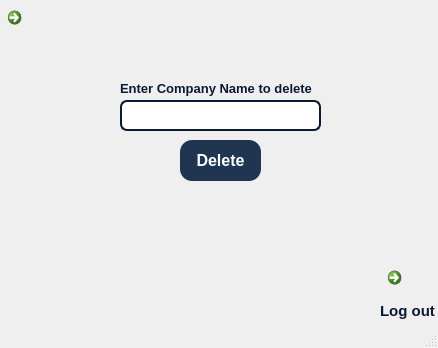
<?xml version="1.0" encoding="UTF-8"?>
<ui version="4.0">
 <class>MainWindow</class>
 <widget class="QMainWindow" name="MainWindow">
  <property name="geometry">
   <rect>
    <x>0</x>
    <y>0</y>
    <width>438</width>
    <height>348</height>
   </rect>
  </property>
  <property name="windowTitle">
   <string>MainWindow</string>
  </property>
  <widget class="QWidget" name="centralwidget">
   <widget class="QLabel" name="label">
    <property name="geometry">
     <rect>
      <x>-440</x>
      <y>0</y>
      <width>971</width>
      <height>651</height>
     </rect>
    </property>
    <property name="text">
     <string/>
    </property>
    <property name="pixmap">
     <pixmap>../plan.jpg</pixmap>
    </property>
   </widget>
   <widget class="QLabel" name="label_18">
    <property name="geometry">
     <rect>
      <x>120</x>
      <y>80</y>
      <width>201</width>
      <height>16</height>
     </rect>
    </property>
    <property name="font">
     <font>
      <pointsize>10</pointsize>
      <weight>75</weight>
      <italic>false</italic>
      <bold>true</bold>
     </font>
    </property>
    <property name="styleSheet">
     <string notr="true">color: rgb(9, 26, 52);</string>
    </property>
    <property name="text">
     <string>Enter Company Name to delete</string>
    </property>
   </widget>
   <widget class="QPushButton" name="pushButton">
    <property name="enabled">
     <bool>true</bool>
    </property>
    <property name="geometry">
     <rect>
      <x>180</x>
      <y>140</y>
      <width>81</width>
      <height>41</height>
     </rect>
    </property>
    <property name="font">
     <font>
      <pointsize>12</pointsize>
      <weight>75</weight>
      <bold>true</bold>
     </font>
    </property>
    <property name="cursor">
     <cursorShape>PointingHandCursor</cursorShape>
    </property>
    <property name="styleSheet">
     <string notr="true">color: rgb(255, 255, 255);
background-color: rgb(32, 53, 82);
border-radius: 12px;
box-shadow: 0 8px 16px 0 rgba(0,0,0,0.2), 0 6px 20px 0 rgba(0,0,0,0.19);
box-shadow: 0 5px #666;
transform: translateY(4px) ;
</string>
    </property>
    <property name="inputMethodHints">
     <set>Qt::ImhNone</set>
    </property>
    <property name="text">
     <string>Delete</string>
    </property>
    <property name="icon">
     <iconset>
      <normaloff>../../../Desktop/GRAPHICS/UI/unlock.png</normaloff>../../../Desktop/GRAPHICS/UI/unlock.png</iconset>
    </property>
    <property name="checkable">
     <bool>false</bool>
    </property>
    <property name="checked">
     <bool>false</bool>
    </property>
    <property name="autoRepeat">
     <bool>false</bool>
    </property>
    <property name="autoExclusive">
     <bool>false</bool>
    </property>
    <property name="default">
     <bool>true</bool>
    </property>
    <property name="flat">
     <bool>false</bool>
    </property>
   </widget>
   <widget class="QCommandLinkButton" name="commandLinkButton_6">
    <property name="geometry">
     <rect>
      <x>0</x>
      <y>0</y>
      <width>51</width>
      <height>51</height>
     </rect>
    </property>
    <property name="cursor">
     <cursorShape>PointingHandCursor</cursorShape>
    </property>
    <property name="text">
     <string/>
    </property>
    <property name="icon">
     <iconset>
      <normaloff>back_icon.png</normaloff>back_icon.png</iconset>
    </property>
    <property name="iconSize">
     <size>
      <width>40</width>
      <height>40</height>
     </size>
    </property>
   </widget>
   <widget class="QLineEdit" name="lineEdit_5">
    <property name="geometry">
     <rect>
      <x>120</x>
      <y>100</y>
      <width>201</width>
      <height>31</height>
     </rect>
    </property>
    <property name="font">
     <font>
      <pointsize>8</pointsize>
     </font>
    </property>
    <property name="tabletTracking">
     <bool>false</bool>
    </property>
    <property name="autoFillBackground">
     <bool>false</bool>
    </property>
    <property name="styleSheet">
     <string notr="true">border: 1.5px solid  rgb(9, 26, 52); 
border-radius: 7px;
padding: 5px 5px;
</string>
    </property>
    <property name="text">
     <string/>
    </property>
    <property name="placeholderText">
     <string/>
    </property>
   </widget>
   <widget class="QLabel" name="label_5">
    <property name="geometry">
     <rect>
      <x>380</x>
      <y>290</y>
      <width>61</width>
      <height>41</height>
     </rect>
    </property>
    <property name="font">
     <font>
      <pointsize>11</pointsize>
      <weight>75</weight>
      <italic>false</italic>
      <bold>true</bold>
     </font>
    </property>
    <property name="styleSheet">
     <string notr="true">color: rgb(9, 26, 52);</string>
    </property>
    <property name="text">
     <string>Log out</string>
    </property>
   </widget>
   <widget class="QCommandLinkButton" name="commandLinkButton_3">
    <property name="geometry">
     <rect>
      <x>380</x>
      <y>260</y>
      <width>61</width>
      <height>61</height>
     </rect>
    </property>
    <property name="cursor">
     <cursorShape>PointingHandCursor</cursorShape>
    </property>
    <property name="text">
     <string/>
    </property>
    <property name="icon">
     <iconset>
      <normaloff>logout.png</normaloff>logout.png</iconset>
    </property>
    <property name="iconSize">
     <size>
      <width>40</width>
      <height>40</height>
     </size>
    </property>
   </widget>
   <zorder>label</zorder>
   <zorder>label_18</zorder>
   <zorder>pushButton</zorder>
   <zorder>lineEdit_5</zorder>
   <zorder>label_5</zorder>
   <zorder>commandLinkButton_6</zorder>
   <zorder>commandLinkButton_3</zorder>
  </widget>
  <widget class="QMenuBar" name="menubar">
   <property name="geometry">
    <rect>
     <x>0</x>
     <y>0</y>
     <width>438</width>
     <height>21</height>
    </rect>
   </property>
  </widget>
  <widget class="QStatusBar" name="statusbar"/>
 </widget>
 <resources/>
 <connections/>
</ui>
